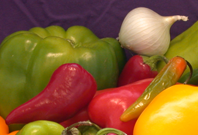
%> input picture 5th sem/image processing lab/college/onion.png, 198 x 135 px
$ octave day5p2.m   (GNU Octave 9; MATLAB toolbox functions it lacks are replaced by stand-ins)
%> lines starting %> are read from the running program, lines starting %| are printed output that depends on the picture
% Image Enhancement
I=imread('onion.png');
%> I is the input picture: size 135x198x3 uint8; mean R, G, B 137.3, 92.8, 45.3
subplot(4,2,1); imshow(I); title('Original Image');
g=rgb2gray(I);
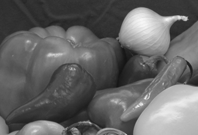
%> g: size 135x198 uint8; min 20, max 247, mean 100.7
subplot(4,2,5); imshow(g); title('Gray Image');
J=imadjust(g,[0.3 0.7],[]);
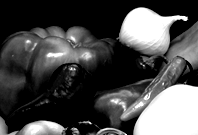
%> J: size 135x198 uint8; min 0, max 255, mean 75.9
subplot(4,2,3); imshow(J); title('Enhanced Image');
D= imadjust(I,[0.2 0.3 0; 0.6 0.7 1],[]);
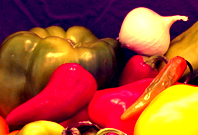
%> D: size 135x198x3 uint8; mean R, G, B 165.3, 77, 45.3
subplot(4,2,4);imshow(D);title('Enhanced Image 2');

% Histogram and Histogram Equalization
subplot(4,2,7);
imhist(g); title('Histogram of Gray Image');
m=histeq(g);
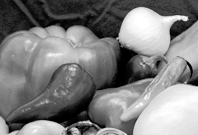
%> m: size 135x198 uint8; min 0, max 255, mean 126.6
subplot(4,2,6); imshow(m); title('Equalized Image');
subplot(4,2,8); imhist(m); title('Histogram of Equalized Image');
%> after `title('Histogram of Equalized Image')`:
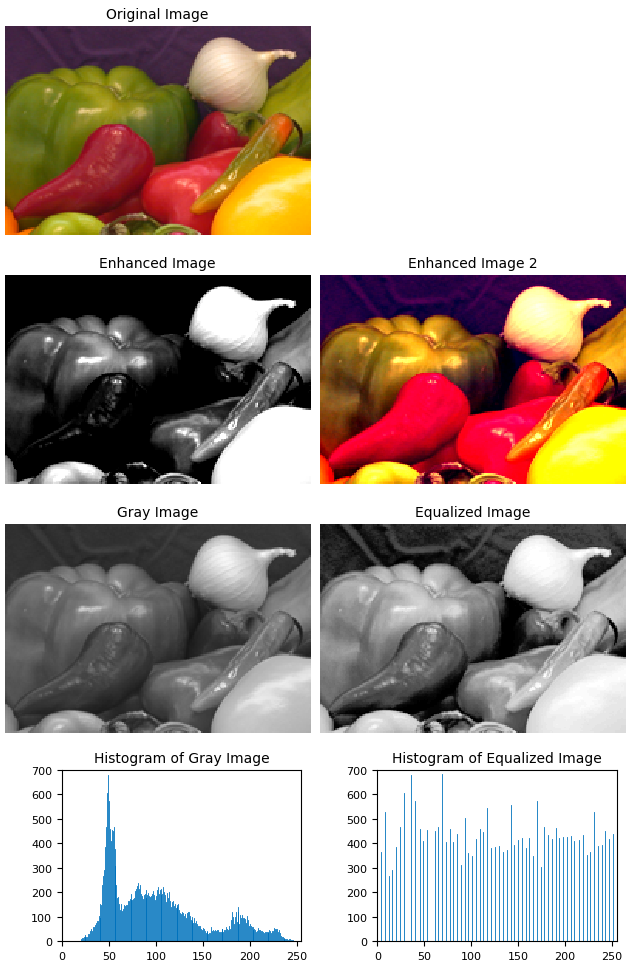
%> figure redrawn from the program's plot data, 7 panels

$ run again, with 5th sem/image processing lab/college/image.jpeg saved as 5th sem/image processing lab/college/onion.png
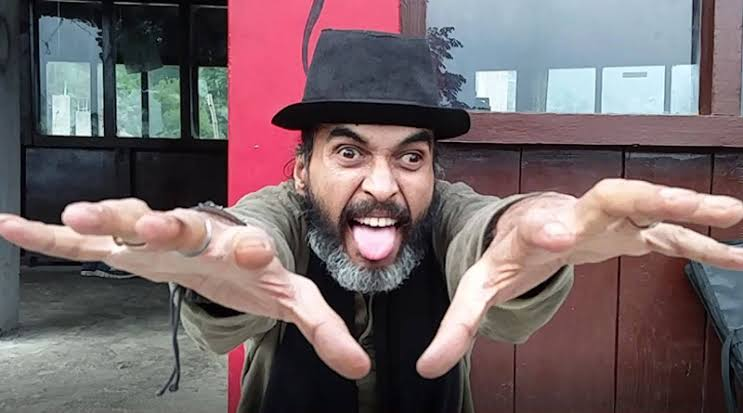
%> input picture 5th sem/image processing lab/college/image.jpeg, 743 x 413 px
%> I is the input picture: size 413x743x3 uint8; mean R, G, B 116.6, 101.1, 103.9
%> `D= imadjust(I,[0.2 0.3 0; 0.6 0.7 1],[]);`:
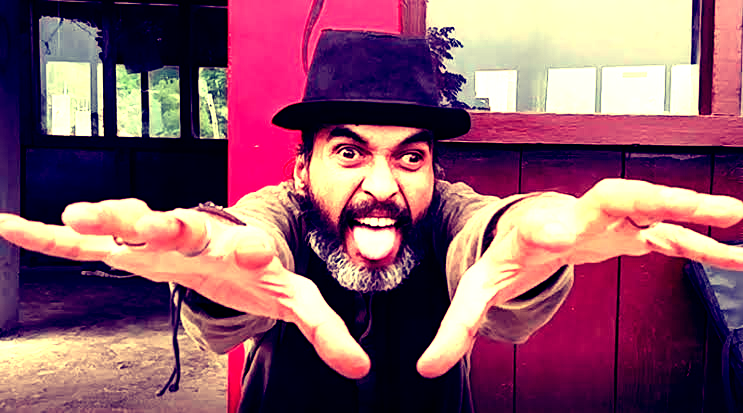
%> D: size 413x743x3 uint8; mean R, G, B 138.9, 89.1, 103.9
%> `m=histeq(g);`:
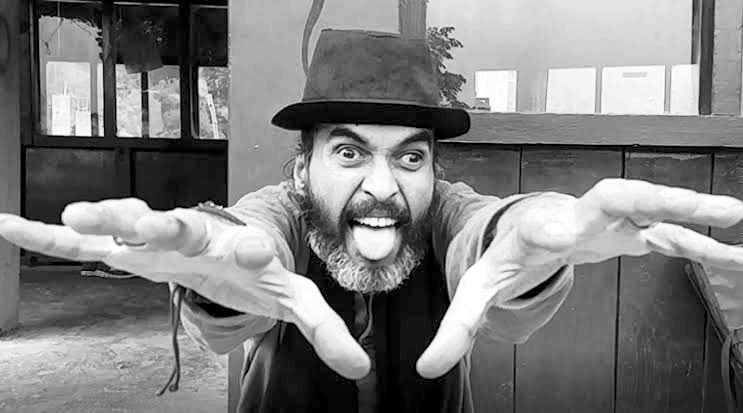
%> m: size 413x743 uint8; min 0, max 255, mean 126.1
